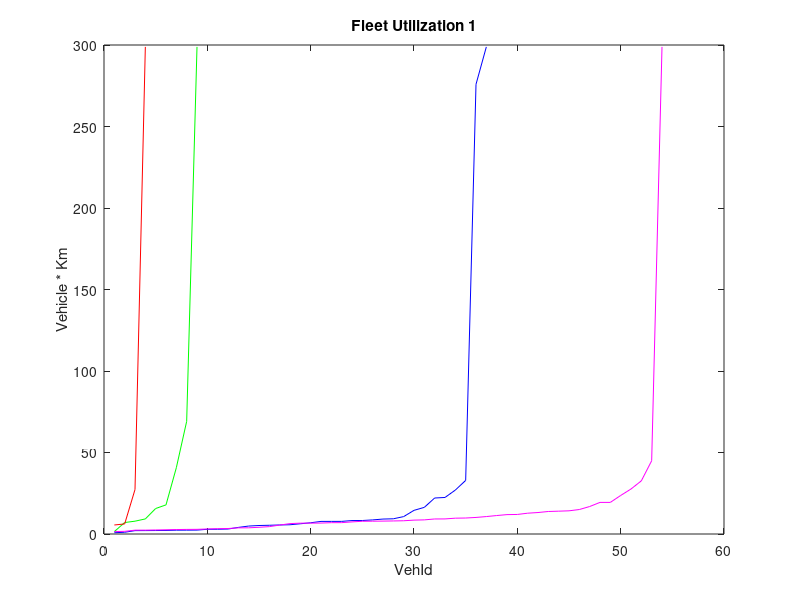

Source code (MATLAB):
load VehXDist_sum1.mat
VehXDist_sum1=VehXDist_sum;
load VehXDist_sum2.mat
VehXDist_sum2=VehXDist_sum;
load VehXDist_sum3.mat
VehXDist_sum3=VehXDist_sum;
load VehXDist_sum4.mat
VehXDist_sum4=VehXDist_sum;

VehXDist_sum = sortrows(VehXDist_sum,1);
plot(1:numel(VehXDist_sum1(:,2)),VehXDist_sum1(:,1),'g');    %Plot the 1st simulation Fleet utilization
hold on
plot(1:numel(VehXDist_sum2(:,2)),VehXDist_sum2(:,1),'r');    %Plot the 2nd simulation Fleet utilization
plot(1:numel(VehXDist_sum3(:,2)),VehXDist_sum3(:,1),'b');    %Plot the 3rd simulation Fleet utilization
plot(1:numel(VehXDist_sum4(:,2)),VehXDist_sum4(:,1),'m');    %Plot the 4rd simulation Fleet utilization
title('Fleet Utilization 1');
ylabel('Vehicle * Km');
xlabel('VehId');
hold off

filename = sprintf('FleetUtilization_%i.png','T');
saveas(gca,filename);